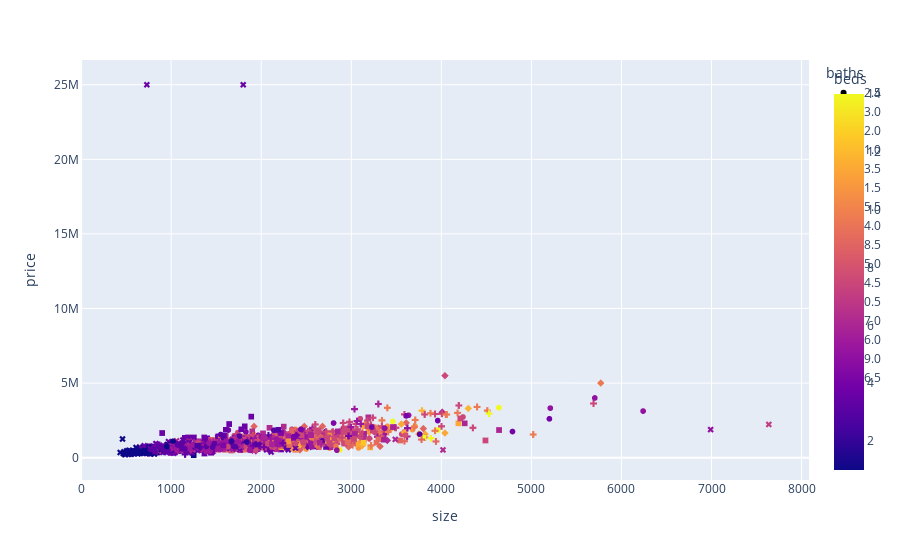

Notebook code for this chart:
### Code cell
fig = px.scatter(train, x='size', y='price', color='beds',
                symbol= 'baths')
fig.show()

### Figure 1 — Plotly figure (JSON) as saved in the notebook; plotly's stock layout.template omitted (floating-point values rounded to 4 significant figures; data arrays with more than 128 entries replaced by an {"elided": "..."} marker saying what was removed)
{"data": [{"hovertemplate": "baths=2.5<br>size=%{x}<br>price=%{y}<br>beds=%{marker.color}<extra></extra>", "legendgroup": "2.5", "marker": {"color": {"elided": "262 int values"}, "coloraxis": "coloraxis", "symbol": "circle"}, "mode": "markers", "name": "2.5", "showlegend": true, "type": "scattergl", "x": {"elided": "262 int values"}, "xaxis": "x", "y": {"elided": "262 int values"}, "yaxis": "y"}, {"hovertemplate": "baths=3.0<br>size=%{x}<br>price=%{y}<br>beds=%{marker.color}<extra></extra>", "legendgroup": "3.0", "marker": {"color": {"elided": "183 int values"}, "coloraxis": "coloraxis", "symbol": "diamond"}, "mode": "markers", "name": "3.0", "showlegend": true, "type": "scattergl", "x": {"elided": "183 int values"}, "xaxis": "x", "y": {"elided": "183 int values"}, "yaxis": "y"}, {"hovertemplate": "baths=2.0<br>size=%{x}<br>price=%{y}<br>beds=%{marker.color}<extra></extra>", "legendgroup": "2.0", "marker": {"color": {"elided": "566 int values"}, "coloraxis": "coloraxis", "symbol": "square"}, "mode": "markers", "name": "2.0", "showlegend": true, "type": "scattergl", "x": {"elided": "566 int values"}, "xaxis": "x", "y": {"elided": "566 int values"}, "yaxis": "y"}, {"hovertemplate": "baths=1.0<br>size=%{x}<br>price=%{y}<br>beds=%{marker.color}<extra></extra>", "legendgroup": "1.0", "marker": {"color": {"elided": "415 int values"}, "coloraxis": "coloraxis", "symbol": "x"}, "mode": "markers", "name": "1.0", "showlegend": true, "type": "scattergl", "x": {"elided": "415 int values"}, "xaxis": "x", "y": {"elided": "415 int values"}, "yaxis": "y"}, {"hovertemplate": "baths=3.5<br>size=%{x}<br>price=%{y}<br>beds=%{marker.color}<extra></extra>", "legendgroup": "3.5", "marker": {"color": {"elided": "160 int values"}, "coloraxis": "coloraxis", "symbol": "cross"}, "mode": "markers", "name": "3.5", "showlegend": true, "type": "scattergl", "x": {"elided": "160 int values"}, "xaxis": "x", "y": {"elided": "160 int values"}, "yaxis": "y"}, {"hovertemplate": "baths=1.5<br>size=%{x}<br>price=%{y}<br>beds=%{marker.color}<extra></extra>", "legendgroup": "1.5", "marker": {"color": [5, 2, 3, 4, 4, 3, 2, 2, 4, 2, 2, 3, 2, 3, 2, 3, 2, 3, 4, 2, 4, 3, 3, 2, 2, 2, 3, 2, 2, 3, 2, 2, 3, 2, 2, 4, 3, 2, 3, 3, 2, 4, 5, 3, 3, 1, 3, 4, 2, 2, 3, 2, 2, 2, 2, 3, 3, 3, 3, 2, 3, 2, 2, 2, 3, 3, 3, 3, 3, 2, 2, 2, 2, 3, 2, 2, 2, 3, 3, 2, 3, 2, 2, 3, 2, 3, 2, 3, 3, 2, 2, 2, 2, 4, 3, 3, 2, 2, 3, 3, 3, 2, 3, 4, 4, 3, 2, 4, 4, 4, 2, 3, 2, 1, 3, 3, 2, 3, 3, 2], "coloraxis": "coloraxis", "symbol": "circle"}, "mode": "markers", "name": "1.5", "showlegend": true, "type": "scattergl", "x": [2560, 900, 1280, 1940, 2640, 1340, 1810, 2680, 2080, 1290, 1300, 1720, 994, 1172, 1230, 1370, 917, 1172, 3260, 822, 2140, 1390, 1630, 1022, 888, 1088, 2220, 1366, 1070, 1220, 805, 1370, 1780, 1035, 1340, 1740, 2230, 1720, 2560, 1590, 901, 3030, 2830, 1540, 2300, 1021, 2120, 1300, 1120, 1760, 1520, 938, 1115, 806, 1127, 1350, 1550, 1640, 2440, 1690, 1430, 1580, 900, 1320, 1880, 2170, 1710, 1920, 1220, 1290, 1022, 1260, 940, 1376, 1150, 1540, 984, 2550, 2000, 1060, 1350, 1550, 1054, 2160, 1076, 1730, 1024, 1610, 1880, 1390, 870, 1020, 1978, 1630, 1870, 1420, 1480, 770, 1240, 1060, 1570, 2280, 1030, 2770, 1810, 990, 1670, 2380, 2100, 3200, 1000, 998, 960, 952, 1540, 1307, 1070, 1280, 2200, 860], "xaxis": "x", "y": [1330000, 549755, 625000, 520000, 1850000, 615000, 925000, 1125000, 950000, 795000, 570288, 825000, 580000, 685000, 650000, 659950, 625000, 685000, 1695000, 400000, 700500, 412000, 895000, 655000, 700000, 590000, 930000, 839000, 850000, 599000, 500000, 700000, 650000, 656500, 675000, 649950, 1075000, 725000, 720000, 700000, 599000, 1500000, 766000, 689000, 1125000, 1099900, 865000, 975000, 605000, 650000, 720000, 425000, 745000, 510000, 1008000, 599000, 835000, 1060000, 1400000, 779000, 438000, 1300000, 568000, 810000, 749000, 1250000, 1000000, 865000, 660000, 762500, 660000, 715000, 640000, 780000, 590000, 751000, 499999, 958748, 1400000, 530000, 750000, 1550000, 709000, 915000, 549000, 870000, 495000, 1106000, 489000, 759950, 700000, 765000, 858000, 734950, 500000, 980000, 948800, 550000, 850000, 535000, 975000, 650000, 739000, 850000, 764000, 775000, 1025000, 937000, 875000, 1290000, 640000, 610000, 515000, 750000, 535000, 650000, 849950, 750000, 860000, 734950], "yaxis": "y"}, {"hovertemplate": "baths=5.5<br>size=%{x}<br>price=%{y}<br>beds=%{marker.color}<extra></extra>", "legendgroup": "5.5", "marker": {"color": [4, 4, 3, 4, 2, 5, 6, 4, 4, 3], "coloraxis": "coloraxis", "symbol": "diamond"}, "mode": "markers", "name": "5.5", "showlegend": true, "type": "scattergl", "x": [3000, 4040, 1530, 2867, 1320, 5770, 4299, 2410, 3100, 1730], "xaxis": "x", "y": [1484000, 5495000, 635000, 1750000, 679950, 5000000, 3300000, 1500000, 1375000, 850000], "yaxis": "y"}, {"hovertemplate": "baths=4.0<br>size=%{x}<br>price=%{y}<br>beds=%{marker.color}<extra></extra>", "legendgroup": "4.0", "marker": {"color": [5, 3, 4, 4, 9, 5, 4, 4, 5, 4, 6, 2, 5, 6, 5, 5, 3, 8, 6, 4, 5, 5, 3, 4, 4, 4, 7, 5, 4, 5, 4, 4, 4, 6, 5, 3, 5], "coloraxis": "coloraxis", "symbol": "square"}, "mode": "markers", "name": "4.0", "showlegend": true, "type": "scattergl", "x": [2920, 2220, 3040, 3142, 3800, 2810, 2300, 2650, 4210, 3360, 2960, 1291, 4490, 2310, 2470, 3030, 2400, 3136, 3280, 2030, 3240, 2754, 2360, 2250, 2555, 2300, 2300, 3180, 3463, 2447, 2120, 2550, 2850, 3300, 2030, 1580, 2734], "xaxis": "x", "y": [948000, 1650000, 1585000, 1600000, 1343000, 1295000, 1440000, 1000000, 2625000, 1200000, 1050000, 800500, 1150000, 849000, 1005000, 1250000, 1460000, 1005000, 999950, 1349000, 1825000, 956000, 1325000, 1070000, 1500000, 1210000, 1095000, 2100000, 2050000, 1500000, 900000, 1550000, 1755000, 1237500, 670000, 825000, 1300000], "yaxis": "y"}, {"hovertemplate": "baths=8.5<br>size=%{x}<br>price=%{y}<br>beds=%{marker.color}<extra></extra>", "legendgroup": "8.5", "marker": {"color": [5], "coloraxis": "coloraxis", "symbol": "x"}, "mode": "markers", "name": "8.5", "showlegend": true, "type": "scattergl", "x": [3110], "xaxis": "x", "y": [1606500], "yaxis": "y"}, {"hovertemplate": "baths=5.0<br>size=%{x}<br>price=%{y}<br>beds=%{marker.color}<extra></extra>", "legendgroup": "5.0", "marker": {"color": [6, 9, 5, 14, 9, 6, 4, 4, 9, 4, 6, 4, 4], "coloraxis": "coloraxis", "symbol": "cross"}, "mode": "markers", "name": "5.0", "showlegend": true, "type": "scattergl", "x": [3620, 3940, 3623, 3884, 3590, 2667, 2970, 2030, 3014, 2240, 3300, 1910, 2390], "xaxis": "x", "y": [1420000, 1089000, 1975000, 1300000, 1100400, 900000, 1450000, 700000, 835000, 965000, 3598950, 800000, 1500000], "yaxis": "y"}, {"hovertemplate": "baths=4.5<br>size=%{x}<br>price=%{y}<br>beds=%{marker.color}<extra></extra>", "legendgroup": "4.5", "marker": {"color": [4, 4, 3, 3, 5, 4, 2, 4, 3, 4, 3, 5, 3, 5, 4, 5, 2, 8, 5], "coloraxis": "coloraxis", "symbol": "circle"}, "mode": "markers", "name": "4.5", "showlegend": true, "type": "scattergl", "x": [3960, 2440, 1710, 3760, 3636, 5200, 1670, 4790, 1460, 3610, 2140, 5210, 1760, 2840, 3228, 3370, 1840, 3600, 5704], "xaxis": "x", "y": [2485000, 1900000, 725000, 1570000, 2840000, 2600000, 1115000, 1750000, 700000, 2800000, 1835000, 3320000, 1440000, 500000, 2050000, 1975000, 1049000, 1500000, 4000000], "yaxis": "y"}, {"hovertemplate": "baths=0.5<br>size=%{x}<br>price=%{y}<br>beds=%{marker.color}<extra></extra>", "legendgroup": "0.5", "marker": {"color": [3], "coloraxis": "coloraxis", "symbol": "diamond"}, "mode": "markers", "name": "0.5", "showlegend": true, "type": "scattergl", "x": [1941], "xaxis": "x", "y": [892700], "yaxis": "y"}, {"hovertemplate": "baths=7.0<br>size=%{x}<br>price=%{y}<br>beds=%{marker.color}<extra></extra>", "legendgroup": "7.0", "marker": {"color": [3, 6, 6], "coloraxis": "coloraxis", "symbol": "square"}, "mode": "markers", "name": "7.0", "showlegend": true, "type": "scattergl", "x": [2190, 4260, 4641], "xaxis": "x", "y": [1868000, 2300000, 1850000], "yaxis": "y"}, {"hovertemplate": "baths=6.0<br>size=%{x}<br>price=%{y}<br>beds=%{marker.color}<extra></extra>", "legendgroup": "6.0", "marker": {"color": [6, 5, 7, 6], "coloraxis": "coloraxis", "symbol": "x"}, "mode": "markers", "name": "6.0", "showlegend": true, "type": "scattergl", "x": [3488, 6990, 7636, 1780], "xaxis": "x", "y": [1225000, 1880000, 2225000, 733500], "yaxis": "y"}, {"hovertemplate": "baths=9.0<br>size=%{x}<br>price=%{y}<br>beds=%{marker.color}<extra></extra>", "legendgroup": "9.0", "marker": {"color": [9], "coloraxis": "coloraxis", "symbol": "cross"}, "mode": "markers", "name": "9.0", "showlegend": true, "type": "scattergl", "x": [3780], "xaxis": "x", "y": [1210000], "yaxis": "y"}, {"hovertemplate": "baths=6.5<br>size=%{x}<br>price=%{y}<br>beds=%{marker.color}<extra></extra>", "legendgroup": "6.5", "marker": {"color": [5], "coloraxis": "coloraxis", "symbol": "circle"}, "mode": "markers", "name": "6.5", "showlegend": true, "type": "scattergl", "x": [6240], "xaxis": "x", "y": [3122000], "yaxis": "y"}], "layout": {"coloraxis": {"colorbar": {"title": {"text": "beds"}}, "colorscale": [[0, "#0d0887"], [0.1111, "#46039f"], [0.2222, "#7201a8"], [0.3333, "#9c179e"], [0.4444, "#bd3786"], [0.5556, "#d8576b"], [0.6667, "#ed7953"], [0.7778, "#fb9f3a"], [0.8889, "#fdca26"], [1, "#f0f921"]]}, "legend": {"title": {"text": "baths"}, "tracegroupgap": 0}, "margin": {"t": 60}, "xaxis": {"anchor": "y", "domain": [0, 1], "title": {"text": "size"}}, "yaxis": {"anchor": "x", "domain": [0, 1], "title": {"text": "price"}}}}
